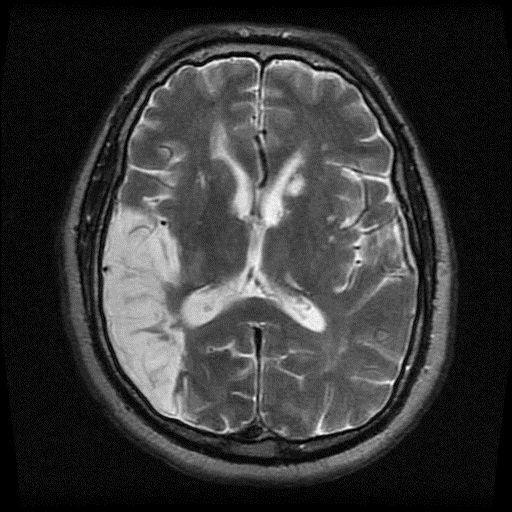
#> input picture Image/Brain-MRI.jpg, 512 x 512 px
$ python -i Tools.py   (imports and definitions only)
#> lines starting #> are read from the running program, lines starting #| are printed output that depends on the picture
#> further down, picture is the input picture: shape (512, 512, 3); min 0, max 255, mean 55.8
"""
Function Name: tools
Description: Collecting some commonly used functions in Image Processing
Argument: None
Parameter: None
Return: None
Edited by: 2020-08-20 Bill Gao
"""
import numpy as np
import cv2


# [184 lines left out: functions thresholdTest, threshold, hsvTest, hsv, not called in this run]


def cannyTest(input_image, bgr = False):
    """
    Function Name: cannyTest

    Description: input an image, and select the upper and lower threshold value of canny edge detection

    Argument:
              input_image [np.array] -> input image
              bgr [bool] -> Convert a bgr image into a greyscale image

    Parameters: None

    Return:

    Edited by: 2020-08-20 Bill Gao
    """
#> called with bgr = False
    if bgr == True:
        input_image = cv2.cvtColor(input_image, cv2.COLOR_BGR2GRAY)
    else:
        input_image = cv2.cvtColor(input_image, cv2.COLOR_RGB2GRAY)


    blurred = cv2.GaussianBlur(input_image, (3,3), 0)
    cv2.namedWindow("Trackbars")
    cv2.createTrackbar("upper", "Trackbars", 0, 255, lambda tmp:None)
    cv2.createTrackbar("lower", "Trackbars", 0, 255, lambda tmp:None)
    print("\n Press 'w' to end the while loop")
    while (True):
        upper = cv2.getTrackbarPos("upper", "Trackbars")
        lower = cv2.getTrackbarPos("lower", "Trackbars")
        canny_image = cv2.Canny(input_image , lower, upper)
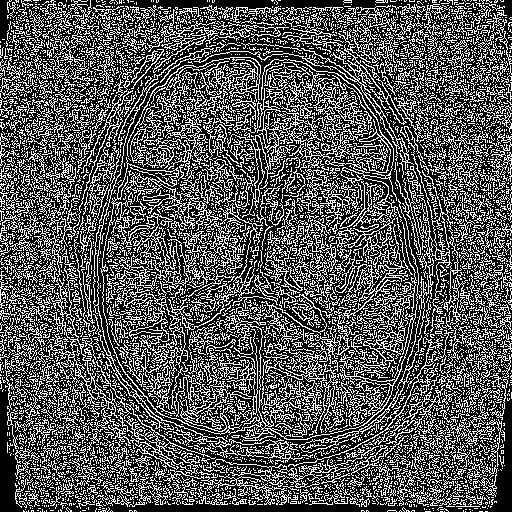
#> canny_image: shape (512, 512); 34.3% white in thin lines or dots
        cv2.imshow("canny_image", canny_image)

        if cv2.waitKey(1) & 0xFF == ord("w"):
#> (key q is pressed here)
            print("[lower, upper] = [{},{}]".format(lower, upper))
            break
    cv2.destroyWindow("canny_image")


# [24 lines left out: function Canny, not called in this run]


# Image_extracting Parameters
mouse_row_0, mouse_col_0, mouse_row_1, mouse_col_1, mouse_count = 0, 0, 0, 0, 0

# [148 lines left out: functions mouseAction, Image_extracting, slidingWindow, cameraFocusTest, findVertex, not called in this run]


import cv2
import numpy as np
import os


# [1 line not run here, left out]

# [86 lines left out: functions otsu, valley_emphasis, not called in this run]

>>> import cv2
>>> picture = cv2.imread('Image/Brain-MRI.jpg')
>>> result = cannyTest(picture)
